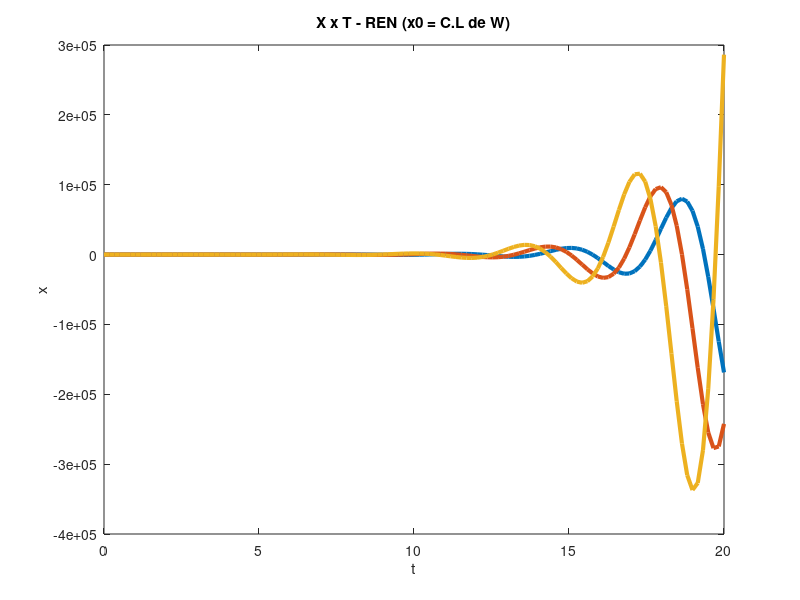

Source code (MATLAB):
%% Testes
A = [0 1 0 ; 0 0 1 ; -4 -2 0];
B = [0 ; 0 ; 1];
C = [1 0 0];

pkg load control

%% Sistema de espaço de estados
sp = ss(A, B, C);

%% Funcao de transferencia
SYS = tf(sp);

%% Resposta ao Degrau
[Y_degrau, T_degrau, X_degrau] = step(sp);
%% Plotagem
%plot(T_degrau, Y_degrau, "r", "linewidth", 3), title("Y x T - Resposta ao Degrau"), xlabel("t"), ylabel("y")
%plot(T_degrau, X_degrau, "linewidth", 3), title("X x T - Resposta ao Degrau"), xlabel("t"), ylabel("x")

%% REN
%% x0 como multiplo de V:
lambda1 = eig(A)(1)
x0_1 = [1 ; lambda1 ; lambda1^2]
[Y_ren_v, T_ren_v, X_ren_v] = initial(sp, x0_1)

%% Plotagem
%plot(T_ren_v, Y_ren_v, "r", "linewidth", 3), title("Y x T - REN (x0 = \lambda V)"), xlabel("t"), ylabel("y")
%plot(T_ren_v, X_ren_v, "linewidth", 3), title("X x T - REN (x0 = \lambda V)"), xlabel("t"), ylabel("x")

%% REN
%% x0 como multiplo das colunas de W:
sigma = (eig(A)(2) + eig(A)(3)) / 2       %% Parte real
omega = (eig(A)(2) - eig(A)(3)) / (2 * i) %% Parte imaginaria
x0_2 = [1 ; sigma + omega ; (sigma^2 - omega^2) + 2 * sigma * omega]
[Y_ren_w, T_ren_w, X_ren_w] = initial(sp, x0_2)

%% Plotagem
%plot(T_ren_w, Y_ren_w, "r", "linewidth", 3), title("Y x T - REN (x0 = C.L de W)"), xlabel("t"), ylabel("y")
plot(T_ren_w, X_ren_w, "linewidth", 3), title("X x T - REN (x0 = C.L de W)"), xlabel("t"), ylabel("x")




